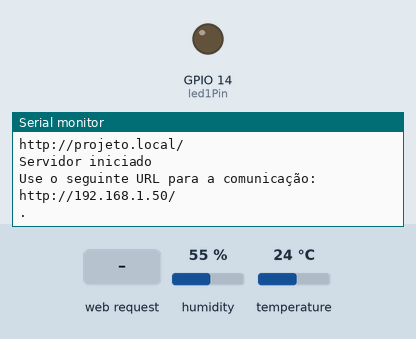
Recording of a sketch running on a simulated ESP8266 (NodeMCU). On the bench: output pins drawn as LEDs (lit = HIGH), the last lines printed to the serial monitor. The test bench sets the inputs (shaded band); at power-on: humidity 55 %, temperature 24 °C. WiFi joins after 1.5 s; servers stay silent unless stated.

Above: at 5.1 s.
5.2 s: HTTP request GET /humidity received
At 5.9 s:
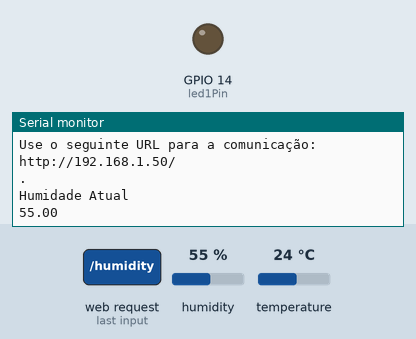
6.7 s: HTTP request GET /luminosity received
At 7.4 s:
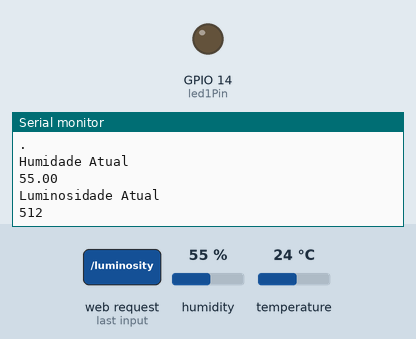

The sketch:

04_Ldr_Led_Temperatura.ino
```cpp
#include <ESP8266WiFi.h>
#include <WiFiClient.h>


#include <ESP8266WebServer.h>                     //ESP Web Server Library to host a web page

#include <ESP8266WiFiMulti.h>
#include <ESP8266mDNS.h>

#include <DHT.h>

#include <Adafruit_Sensor.h>

/*________________________________________________________________________________________________________________*/

  #define ldr 0
  #define led1Pin 14                              // GPIO14 do ESP8266 e D5 do NodeMCU

/*________________________________________________________________________________________________________________*/

  #define DHTPIN 5                                // Pino digital conectado ao sensor DHT

// Remova o comentário do tipo de sensor em uso:

  #define DHTTYPE    DHT11     // DHT 11

  DHT dht(DHTPIN, DHTTYPE);

/*________________________________________________________________________________________________________________*/

// Auxiliar variables to store the current output state

  String outputD5State = "off";

  String statusLed;
  int luminosidade;

  int valorLed;

/*________________________________________________________________________________________________________________*/

// temperatura e umidade atuais, atualizadas no loop ()

  float t = 0.0;    // Variavél para Temperatura do sensor DH11
  float h = 0.0;    // Variavél para Humidade do sensor DH11

  int l = 0;        // Variavél para Luminosidade do sensor DH11

/*________________________________________________________________________________________________________________*/

const char* ssid = "Selmy_neonet";            // Nome da Rede
const char* password = "58108c3ac162";          //Password da rede

const char* host = "projeto";

/*________________________________________________________________________________________________________________*/


//Declare a global object variable from the ESP8266WebServer class.
//ESP8266WebServer server(80); //Server on port 80

//Definição de Ip fixo para o NodeMCU

  IPAddress ip(10,0,0,115);
  IPAddress gateway(10,0,0,1);                //GATEWAY de conexão
  IPAddress subnet(255,255,255,0);

/*________________________________________________________________________________________________________________*/

// Generally, you should use "unsigned long" for variables that hold time
// The value will quickly become too large for an int to store

  unsigned long previousMillis = 0;    // will store last time DHT was updated

// Updates DHT readings every 10 seconds

  const long interval = 10000;

/*________________________________________________________________________________________________________________*/


String Pg_Html = " "

"<!DOCTYPE HTML><html>" \
"<head>" \
  "<meta name='viewport' content='width=device-width, initial-scale=1'>" \
  //<link rel="stylesheet" href="https://use.fontawesome.com/releases/v5.7.2/css/all.css" integrity="sha384-fnmOCqbTlWIlj8LyTjo7mOUStjsKC4pOpQbqyi7RrhN7udi9RwhKkMHpvLbHG9Sr" crossorigin="anonymous">
  "<style>" \
    "html {" \
     "font-family: Arial"
     "display: inline-block;" \
     "margin: 0px auto;" \
     "text-align: center;" \
    "}" \
    "h2 { font-size: 2.0rem; }" \
    "p { font-size: 1.0rem; }" \
    ".units { font-size: 1.2rem; }"
    ".dht-labels{" \
    " font-size: 1.5rem;" \
    "vertical-align:middle;" \
    "padding-bottom: 15px;" \
    "}" \

    ".button { background-color: #195B6A;" \
    " border: none; color: white; padding: 16px 40px;" \
    " text-decoration: none; font-size: 30px;" \
    " margin: 2px; cursor: pointer" \
    "}"
    ".button2 {background-color: #77878A;}" \


  "</style>" \
"</head>" \
"<body>" \
  "<h2>ESP8266 DHT Server</h2>" \
  "<p>" \
    "<i class='fas fa-thermometer-half' style='color:#059e8a;'></i>" \
    "<span class='dht-labels'>Temperature</span>" \
    "<span id='temperature'>%TEMPERATURE%</span>" \
    "<sup class='units'>&deg;C</sup>" \
  "</p>" \
  "<p>" \
    "<i class='fas fa-tint' style='color:#00add6;'></i>" \
    "<span class='dht-labels'>Humidity</span>" \
    "<span id='humidity'>%-.-%</span>" \
    "<sup class='units'>%</sup>" \
  "</p>" \
  "<h3>Luminosidade LED</h3>" \
    "<p>" \
    "<i class='fas fa-tint' style='color:#00add6;'></i>" \
    "<span class='dht-labels'>Luminosidade</span>" \
    "<span id='luminosity'>%-.-%</span>" \
    "<sup class='units'>*</sup>" \
  "</p>" \

   "<h2>Acionamento de LED</h2>" \
  "<p>" \
    "<i class='fas fa-thermometer-half' style='color:#059e8a;'></i>" \


    "<span class='dht-labels'>Estatus do Led</span>" \


  "<div id='demo'>" \

    "<h1>The ESP8266 NodeMCU Update web page without refresh</h1>"

      "<button type='button' onclick='sendData(1)'>LED ON</button>" \
      "<button type='button' onclick='sendData(0)'>LED OFF</button>" \

  "</div>" \

  "<div>" \

      "ADC Value is : <span id='ADCValue'>0</span><br>" \

  "</div>" \

  "<form action='/LED' method='POST'><input type='submit' value='Toggle LED'>"
  "</form>"


  "</p>" \


"</body>"

"<script>" \


"function sendData(led) {"
  "var xhttp = new XMLHttpRequest();"
  "xhttp.onreadystatechange = function() {"
    "if (this.readyState == 4 && this.status == 200) {"
     "document.getElementById('LEDState').innerHTML = this.responseText;" \
    "}" \
  "};" \
  "xhttp.open('GET', 'LedOne?LEDstate='+led, true);"
  "xhttp.send();" \
"}" \

"setInterval(function ( ) {" \
  "var xhttp = new XMLHttpRequest();" \
  "xhttp.onreadystatechange = function() {" \
    "if (this.readyState == 4 && this.status == 200) {" \
      "document.getElementById('temperature').innerHTML = this.responseText;" \
    "}" \
  "};" \
  "xhttp.open('GET', '/temperature', true);" \
  "xhttp.send();" \
"}, 10000 ) ;" \

"setInterval(function ( ) {" \
  "var xhttp = new XMLHttpRequest();" \
  "xhttp.onreadystatechange = function() {" \
    "if (this.readyState == 4 && this.status == 200) {" \
      "document.getElementById('humidity').innerHTML = this.responseText;" \
    "}" \
  "};" \
  "xhttp.open('GET', '/humidity', true);" \
  "xhttp.send();"
"}, 10000 ) ;" \


"setInterval(function ( ) {" \
  "var xhttp = new XMLHttpRequest();" \
  "xhttp.onreadystatechange = function() {" \
    "if (this.readyState == 4 && this.status == 200) {" \
      "document.getElementById('luminosity').innerHTML = this.responseText;" \
    "}" \
  "};" \
  "xhttp.open('GET', '/luminosity', true);" \
  "xhttp.send();" \
"}, 10000 ) ;" \


"</script>" \
"</html>" ; \


/*________________________________________________________________________________________________________________*/

//Servidor Web na porta 80

     //Create an instance of the ESP8266WiFiMulti class, called 'wifiMulti'

 ESP8266WebServer server(80);

/*________________________________________________________________________________________________________________*/

void handleRoot();              // protótipos de função para manipuladores HTTP

void handleTemperatura();

void handleHumidade();

void handleLuminosidade();

void handleLed();

//void handleNotFound();

/*//////////////////////////////////////////////////////////////////////////////////////////////////*/


/*________________________________________________________________________________________________________________*/

void InicializaPinos(){


  pinMode(ldr, INPUT);
  pinMode(led1Pin, OUTPUT);                     // Define o D5 como saída

  digitalWrite(led1Pin, LOW);                   // O LED começa desligado

  delay(100);

}

/*________________________________________________________________________________________________________________*/

void InicializaWifi() {


// Captura do endereço MAC

  Serial.println();
  //delay(2000);
  Serial.print("MAC: ");
  Serial.println(WiFi.macAddress());

    delay(100);

  // WiFi.config(ip);
  WiFi.config(ip, gateway, subnet);          //Passa os parâmetros para a função que vai setar o Ip fixo no NodeMCU

    delay(100);

// Comunicação com a rede WiFi

  Serial.println();
  Serial.println();
  Serial.print("Conectando com ");              // Mensagem apresentada no monitor série
  Serial.println(ssid);                         // Apresenta o nome da rede no monitor série
  Serial.println(".");
  Serial.println(".");

  delay(500);

  WiFi.begin(ssid, password);                   // Inicia a ligação a rede
  Serial.println("Comunicação iniciada...!");
  Serial.println("Conectando com a rede WiFi...!");


  while (WiFi.status ()!= WL_CONNECTED) {
    delay (500);
    Serial.print (".");

  }

  Serial.println ("");
  Serial.println ("WiFi conectado");


}

/*________________________________________________________________________________________________________________*/

void InicializaMDNS() {

  if (!MDNS.begin(host)) {

    Serial.println("Erro ao iniciar o servico mDNS!");

    while (1) {

      delay(100);

    }

  }

  Serial.println("O servico mDNS foi iniciado com sucesso!");

  MDNS.addService("http", "tcp", 80);

  delay(500);
  Serial.print("http://");
  Serial.print(host);
  Serial.println(".local/");

}

/*________________________________________________________________________________________________________________*/

void InicializaServidor() {

// Servidor

  server.begin();                               // Comunicação com o servidor
  Serial.println("Servidor iniciado");          //é apresentado no monitor série que o servidor foi iniciado

  dht.begin();


// Impressão do endereço IP

  Serial.print("Use o seguinte URL para a comunicação: ");
  Serial.print("http://");
  Serial.print(WiFi.localIP());                 //Abrindo o Brower com este IP acessamos á pagina HTML
  Serial.println("/");

  delay(1000);
    Serial.println(".");
}

/*________________________________________________________________________________________________________________*/

                        //===============================================================
                        // Essa rotina é executada quando você abre seu IP no navegador
                        //===============================================================


void handleRoot() {

  String xstring = Pg_Html;                      //Read HTML contents

  server.send(200, "text/html", xstring);        //Send web page

}

/*__________________________________________________*/


void handleTemperatura() {

    float newT = dht.readTemperature();
                                                              // Temperatura de leitura como Fahrenheit (isFahrenheit = true)
    //float newT = dht.readTemperature(true);
                                                              //se a leitura da temperatura falhar, não altere o valor t

    if (isnan(newT)) {
      Serial.println("Falha ao ler o sensor DHT!");
    }
    else {
      t = newT;
      Serial.println(t);
    }

  server.send(200, "text/plain", String(t).c_str());            //Enviar valor DH11 apenas para solicitação de cliente ajax


}
/*__________________________________________________*/


void handleHumidade() {

  Serial.println("Humidade Atual");

   // Umidade de leitura

    float newH = dht.readHumidity();
    // if humidity read failed, don't change h value
    if (isnan(newH)) {
      Serial.println("Failed to read from DHT sensor!");
    }
    else {
      h = newH;
      Serial.println(h);
    }

  server.send(200, "text/plain", String(h).c_str());            //Enviar valor DH11 apenas para solicitação de cliente ajax

 }

/*__________________________________________________*/


void handleLuminosidade() {

  Serial.println("Luminosidade Atual");

    // Umidade de leitura

  int newL = analogRead(ldr);

  if (isnan(newL)) {
      Serial.println("Falha ao ler do sensor LDR!");
    }
    else {
      l = newL;
      Serial.println(l);
    }

 server.send(200, "text/plane", String(l).c_str());                      //Send ADC value only to client ajax request

}

/*__________________________________________________*/


/*
void handleLed() {

 String ledState = "OFF";
 String t_state = server.arg("LEDstate");             //Refer  xhttp.open("GET", "setLED?LEDstate="+led, true);

 Serial.println(t_state);

 if(t_state == "1")
 {
  digitalWrite(led1Pin,LOW);                           //LED ON
  ledState = "ON";                                     //Feedback parameter
 }
 else
 {
  digitalWrite(led1Pin,HIGH);                          //LED OFF
  ledState = "OFF";                                    //Feedback parameter
 }

 server.send(200, "text/plane", ledState);             //Send web page
}


*/

void handleLed() {                                    // If a POST request is made to URI /LED
  digitalWrite(led1Pin,!digitalRead(led1Pin));      // Change the state of the LED

  //server.sendHeader("Location","/");                // Add a header to respond with a new location for the browser to go to the home page again
  //server.send(303);                                 // Send it back to the browser with an HTTP status 303 (See Other) to redirect

  outputD5State = digitalRead(led1Pin);

  if (outputD5State == "LOW"){

    valorLed = 0;
    Serial.println(valorLed);

  }else{

    valorLed = 1;
    Serial.println(valorLed);
  }

 server.send(200, "text/plane" , outputD5State);             //Send web page

}

/*________________________________________________________________________________________________________________*/


                        //==============================================================
                        //                          SETUP
                        //==============================================================


void setup(){

  // Serial port for debugging purposes
  Serial.begin(115200);
  delay(100);


  InicializaPinos();

  InicializaWifi();

  InicializaMDNS();

  //InicializaServidor();

  server.on("/LedOne", HTTP_POST, handleLed);                             // Call the 'handleLED' function when a POST request is made to URI "/LED"

  server.on("/", HTTP_GET, handleRoot);                                 // Chame a função 'handleRoot' quando um cliente solicitar URI "/"


  server.on("/temperature", HTTP_GET, handleTemperatura);               // Chame a função 'handleTemperatura' quando uma solicitação GET for feita para o URI "/ temperature"

  server.on("/humidity", HTTP_GET, handleHumidade);


  server.on("/luminosity", HTTP_GET, handleLuminosidade);


/*
  // Route for root / web page
  server.on("/", HTTP_GET, [](AsyncWebServerRequest *request){
    request->send_P(200, "text/html", index_html, processor);
  });
  server.on("/temperature", HTTP_GET, [](AsyncWebServerRequest *request){
    request->send_P(200, "text/plain", String(t).c_str());
  });
  server.on("/humidity", HTTP_GET, [](AsyncWebServerRequest *request){
    request->send_P(200, "text/plain", String(h).c_str());
  });

*/


  //server.onNotFound(handleNotFound);        // When a client requests an unknown URI (i.e. something other than "/"), call function "handleNotFound"

  InicializaServidor();


}

/*________________________________________________________________________________________________________________*/

                        //==============================================================
                        //                          LOOP
                        //==============================================================


void loop(void){


  yield();                                      // Funcao extremamente importante no ESP8266, ela garante que o sistema atenda todas as funcoes que
                                                // correm por traz do nosso programa, garantindo  estabilidade do sistema.

  server.handleClient();                        // FUNCAO DA BIBLIOTECA webServer que "ATENDE" a nossa requisicao quando acessamos o ip do webserver criado
                                                // pelo nosso Nodemcu.


}
```

Measured:
- after the input at 5.2 s, the serial monitor: prints a new line at once (image 1)
- after the input at 6.7 s, the serial monitor: prints a new line at once (image 2)
